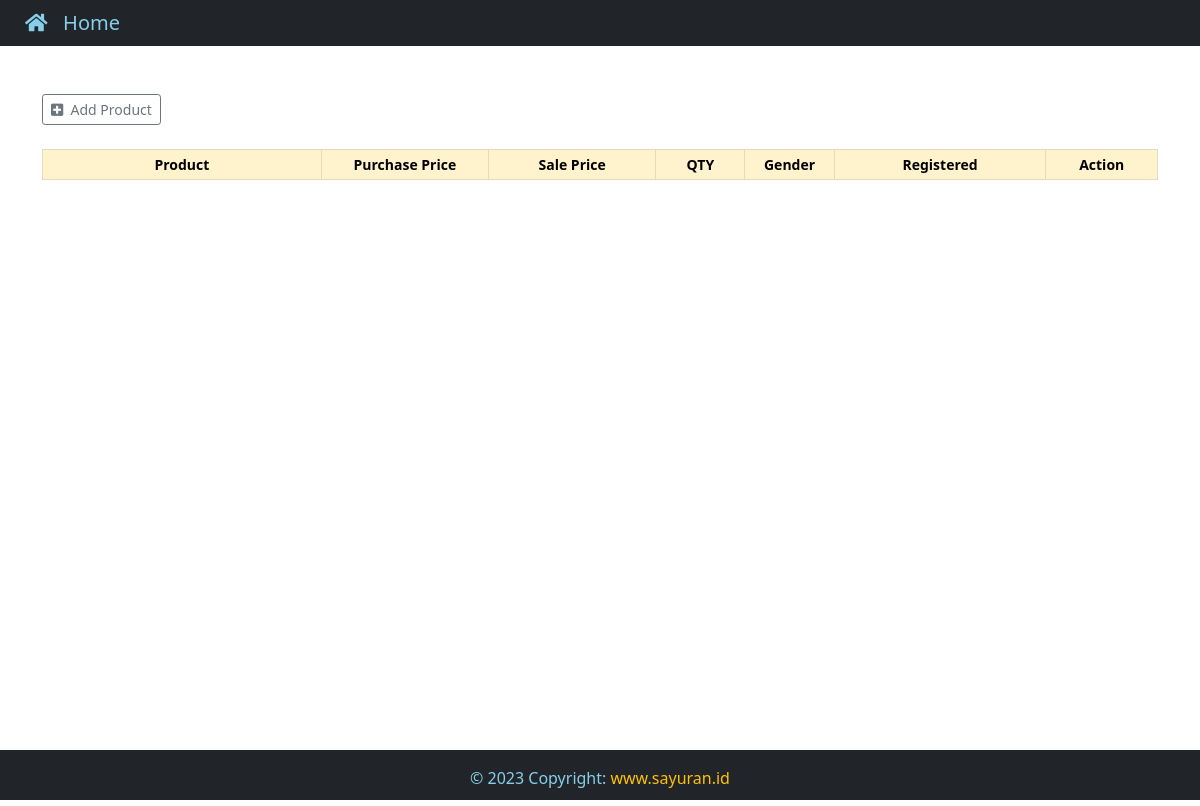
Before: / with the older database file.
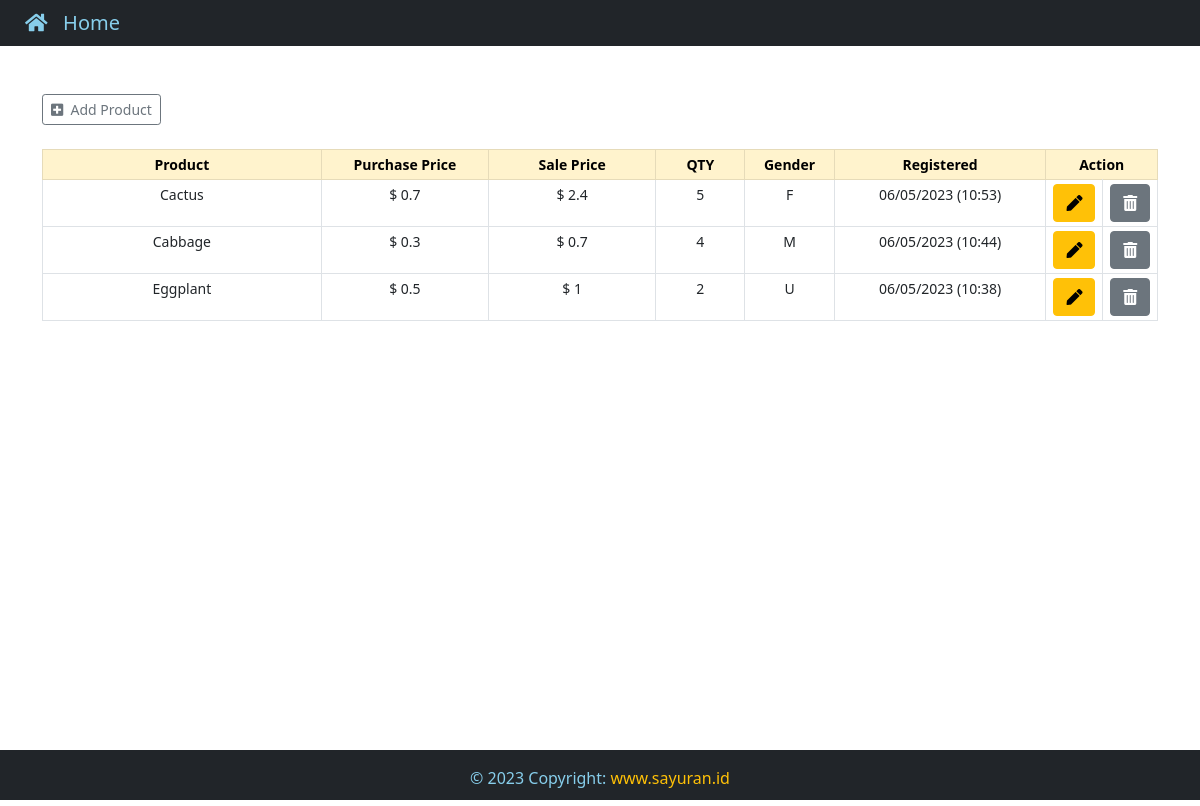
After: the same page with the newer database file.
### App/models.py (models this page shows, shortened)
class Product(models.Model):
    GENDER = (
        ('M', 'M'), # Male
        ('F', 'F'), # Feale
        ('U', 'U'), # Unissex
    )
    id = models.IntegerField(primary_key=True)
    product = models.CharField(max_length=40)
    purchase = models.CharField(max_length=10)
    sale = models.CharField(max_length=10)
    qty = models.CharField(max_length=10)
    gender = models.CharField(max_length=1, null=True, choices=GENDER)
    note = models.TextField()
    created_at = models.DateTimeField(auto_now_add=True)

### App/views.py (the view)
# urls.py: path('', views.home, name="home"),
def home(request):
    all_product = Product.objects.all().order_by('-created_at')
    return render(request, 'home.html', {"products": all_product})

### App/templates/home.html (shortened to what this page needs)
{% extends 'base.html' %}
{% block navbar-content%}
    <i class="fas fa-home"></i>
    &nbsp;&nbsp;Home
{% endblock navbar-content%}
{% block content %}
<div class="container">
    <br></br>
    <a href="{% url 'add_product' %}" class="btn btn-outline-secondary btn-sm"><i class="fas fa-plus-square"></i>&nbsp;&nbsp;Add Product</a>
    <table class="table table-bordered table-sm mt-4" style="text-align: center; font-size: 14px;">
        <thead class="table-warning">
            <tr>
                <th style="width: 25%;">Product</th>
                <th style="width: 15%;">Purchase Price</th>
                <th style="width: 15%;">Sale Price</th>
                <th style="width: 8%;">QTY</th>
                <th style="width: 8%;">Gender</th>
                <th style="width: 19%;">Registered</th>
                <th colspan="2" style="width: 10%;">Action</th>
            </tr>
        </thead>
        {% for product in products%}
        <tr>
            <td>{{product.product}}</td>
            <td>{{product.purchase}}</td>
            <td>{{product.sale}}</td>
            <td>{{product.qty}}</td>
            <td>{{product.gender}}</td>
            <td>{{product.created_at | date:'m/d/Y (H:i)' }}</td>
            <td>
                <a href="/product/{{ product.id }}" class="btn btn-warning" title="Edit Product">
                   <i class="fas fa-pen"></i>
                </a>
            </td>
            <td>
                <a href="/delete_product/{{ product.id }}" class="btn btn-secondary" title="Delete Product">
                   <i class="fas fa-trash-alt"></i>
                </a>
            </td>
        </tr>
        {% endfor %}
    </table>
</div>
{% endblock content %}

### App/templates/base.html (shortened to what this page needs)
{% load static %}
<!DOCTYPE html>
<html lang="en">
    <head>
        <link href="https://cdn.jsdelivr.net/npm/bootstrap@5.0.2/dist/css/bootstrap.min.css" rel="stylesheet">
        <link rel="stylesheet" href="https://cdnjs.cloudflare.com/ajax/libs/font-awesome/5.15.4/css/all.min.css" />
        <link href={% static "css/style.css"  %} rel="stylesheet">
    </head>
    <body>
        <div class="wrapper">
            <header>
                <nav class="navbar navbar-expand-lg navbar-dark bg-dark">
                    <div class="col-sm">
                        <a class="navbar-brand flex-grow-1" style="text-align: center; color: skyblue; margin-left: 25px;">
                            {% block navbar-content %}{% endblock navbar-content %}
                        </a>
                    </div>
                </nav>
            </header>
            {% block content %}{% endblock content%}
        </div>
        <footer class="bg-dark text-center text-lg-start" id="footer" style="color: skyblue;">
            <div class="text-center p-3" style="background-color: rgba(red, green, blue, alpha);">&copy; {% now "Y" %} Copyright:
                <a class="text-light" href="#" style="text-decoration: none;">
                    <span class="text-warning">www.sayuran.id</span>
                </a>
            </div>
        </footer>
    </body>
</html>

### App/static/css/style.css (style rules this page uses)
html, body { height: 100%; margin: 0; max-width: 100%; overflow: hidden; }
.wrapper { min-height: 100%; margin-bottom: -50px; }

Changed rows visible on the page:
added Product: product "Cactus", purchase "$ 0.7", sale "$ 2.4", qty "5", gender "F", created_at "06/05/2023 (10:53)"
added Product: product "Cabbage", purchase "$ 0.3", sale "$ 0.7", qty "4", gender "M", created_at "06/05/2023 (10:44)"
added Product: product "Eggplant", purchase "$ 0.5", sale "$ 1", qty "2", gender "U", created_at "06/05/2023 (10:38)"
